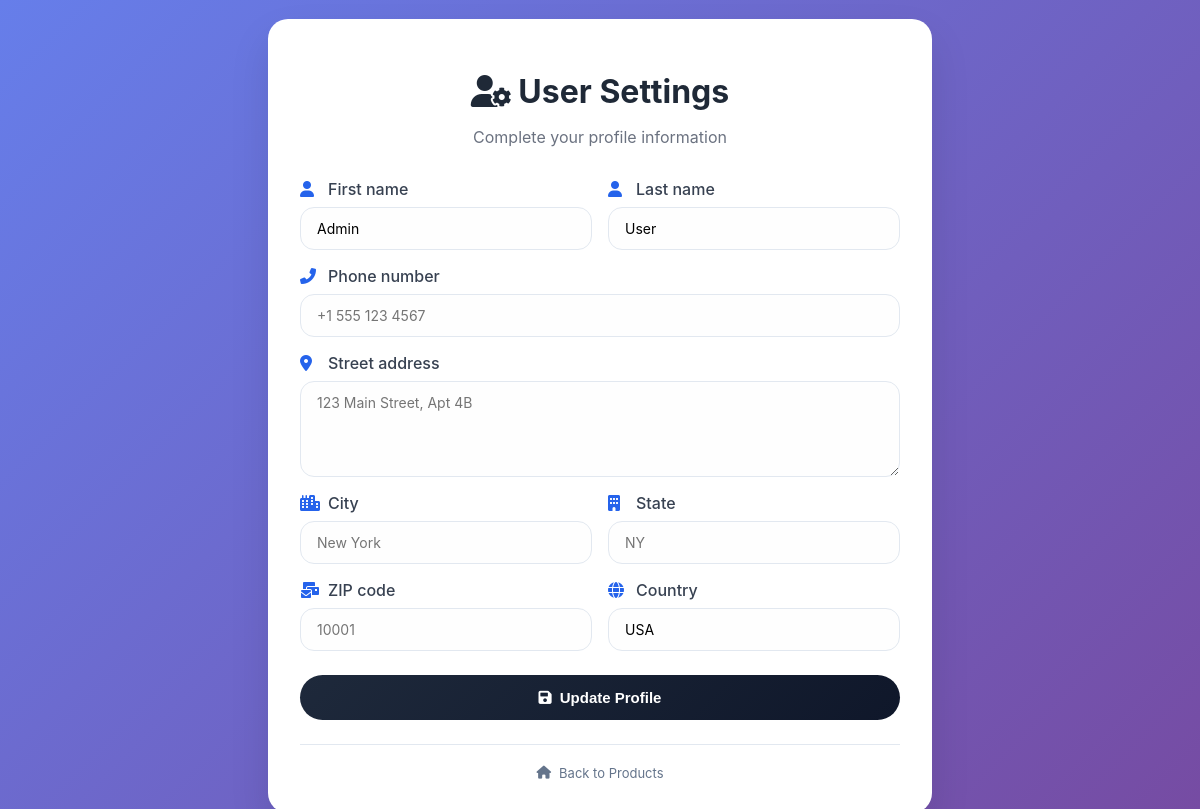
The app's page /user_settings.php (signed in) with its own data.
### tables this page shows
CREATE TABLE `users` (
  `id` int(11) NOT NULL,
  `username` varchar(100) NOT NULL,
  `email` varchar(255) NOT NULL,
  `password_hash` varchar(255) NOT NULL,
  `first_name` varchar(100) DEFAULT NULL,
  `last_name` varchar(100) DEFAULT NULL,
  `role` enum('customer','admin') NOT NULL DEFAULT 'customer',
  `phone` varchar(20) DEFAULT NULL,
  `address` text DEFAULT NULL,
  `city` varchar(100) DEFAULT NULL,
  `state` varchar(50) DEFAULT NULL,
  `zip_code` varchar(20) DEFAULT NULL,
  `country` varchar(100) DEFAULT 'USA',
  `is_verified` tinyint(1) DEFAULT 0,
  `created_at` timestamp NOT NULL DEFAULT current_timestamp(),
  `last_login` timestamp NULL DEFAULT NULL
);

### user_settings.php (the view, shortened to what this page needs)
<?php
require_once 'db.php';
$user_id = $_SESSION['user_id'];
$stmt = $conn->prepare('SELECT first_name, last_name, phone, address, city, state, zip_code, country FROM users WHERE id = ?');
if ($stmt) {
    $stmt->bind_param('i', $user_id);
    $stmt->execute();
    $stmt->bind_result($first_name, $last_name, $phone, $address, $city, $state, $zip_code, $country);
} else {
    die('Database error: ' . $conn->error);
}
function esc($value) {
    return htmlspecialchars($value, ENT_QUOTES, 'UTF-8');
}
?>
<!DOCTYPE html>
<html lang="en">
<head>
    <link rel="stylesheet" href="https://cdnjs.cloudflare.com/ajax/libs/font-awesome/6.0.0/css/all.min.css">
</head>
<body>
    <div class="settings-container">
        <h1><i class="fas fa-user-cog"></i> User Settings</h1>
        <p class="subtitle">Complete your profile information</p>
        <form method="post" action="user_settings.php">
            <div class="form-grid">
                <div class="input-group">
                    <label><i class="fas fa-user"></i> First name</label>
                    <input type="text" name="first_name" value="<?php echo esc($first_name); ?>" placeholder="John">
                </div>
                <div class="input-group">
                    <label><i class="fas fa-user"></i> Last name</label>
                    <input type="text" name="last_name" value="<?php echo esc($last_name); ?>" placeholder="Doe">
                </div>
                <div class="input-group full-width">
                    <label><i class="fas fa-phone-alt"></i> Phone number</label>
                    <input type="tel" name="phone" value="<?php echo esc($phone); ?>" placeholder="+1 555 123 4567">
                </div>
                <div class="input-group full-width">
                    <label><i class="fas fa-map-marker-alt"></i> Street address</label>
                    <textarea name="address" placeholder="123 Main Street, Apt 4B"><?php echo esc($address); ?></textarea>
                </div>
                <div class="input-group">
                    <label><i class="fas fa-city"></i> City</label>
                    <input type="text" name="city" value="<?php echo esc($city); ?>" placeholder="New York">
                </div>
                <div class="input-group">
                    <label><i class="fas fa-building"></i> State</label>
                    <input type="text" name="state" value="<?php echo esc($state); ?>" placeholder="NY">
                </div>
                <div class="input-group">
                    <label><i class="fas fa-mail-bulk"></i> ZIP code</label>
                    <input type="text" name="zip_code" value="<?php echo esc($zip_code); ?>" placeholder="10001">
                </div>
                <div class="input-group">
                    <label><i class="fas fa-globe"></i> Country</label>
                    <input type="text" name="country" value="<?php echo esc($country); ?>" placeholder="USA">
                </div>
            </div>
            <button type="submit" class="button">
                <i class="fas fa-save"></i> Update Profile
            </button>
        </form>
        <div class="bottom-links">
            <a href="products.php" class="bottom-link"><i class="fas fa-home"></i> Back to Products</a>
        </div>
    </div>
</body>
</html>

### user_settings.php (style rules this page uses)
body { font-family: 'Inter', -apple-system, BlinkMacSystemFont, 'Segoe UI', Roboto, sans-serif; background: linear-gradient(135deg, #667eea 0%, #764ba2 100%); min-height: 100vh; margin: 0; display: flex; align-items: center; justify-content: center; padding: 1rem; }
.settings-container { width: 100%; max-width: 600px; background: white; border-radius: 20px; padding: 2rem; box-shadow: 0 20px 40px rgba(0, 0, 0, 0.1); }
h1 { text-align: center; color: #1f2937; margin-bottom: 0.5rem; font-size: 2rem; }
.subtitle { text-align: center; color: #6b7280; margin-bottom: 2rem; }
.form-grid { display: grid; grid-template-columns: 1fr 1fr; gap: 1rem; }
.input-group { display: flex; flex-direction: column; }
.input-group.full-width { grid-column: span 2; }
.input-group label { display: flex; align-items: center; gap: 0.5rem; font-weight: 500; margin-bottom: 0.5rem; color: #374151; }
.input-group label i { width: 1.25rem; color: #2563eb; }
.input-group input, .input-group textarea { padding: 0.75rem 1rem; border: 1.5px solid #e2e8f0; border-radius: 14px; font-size: 0.875rem; font-family: inherit; transition: all 0.2s; background: #fefefe; }
.input-group textarea { resize: vertical; min-height: 70px; }
.button { width: 100%; padding: 0.875rem; background: linear-gradient(135deg, #1e293b 0%, #0f172a 100%); color: white; border: none; border-radius: 40px; font-size: 0.9375rem; font-weight: 600; cursor: pointer; transition: all 0.2s; margin-top: 1.5rem; display: flex; align-items: center; justify-content: center; gap: 0.5rem; }
.bottom-links { margin-top: 1.5rem; text-align: center; padding-top: 1rem; border-top: 1px solid #e2e8f0; }
.bottom-link { color: #64748b; text-decoration: none; font-size: 0.8125rem; display: inline-flex; align-items: center; gap: 0.5rem; transition: color 0.2s; }

### records on screen
users: first_name "Admin", last_name "User", country "USA"
